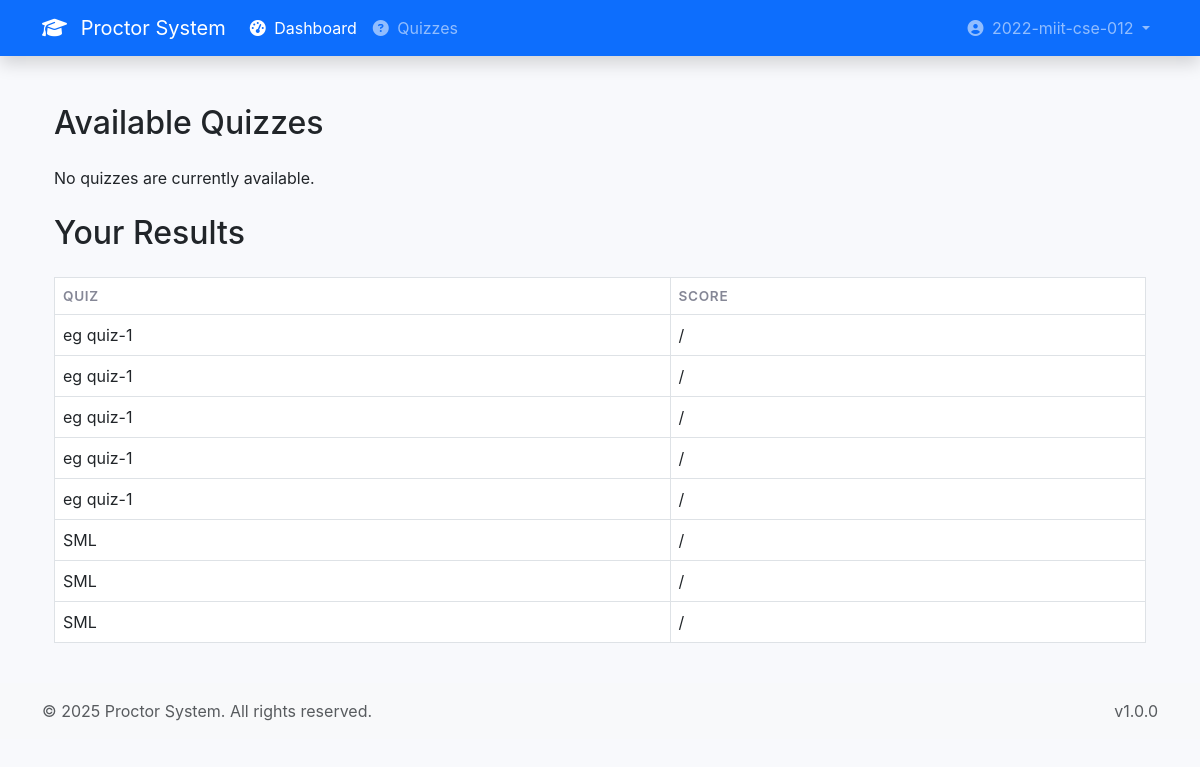
Screenshot of /student_dashboard/ (signed in) with the database file from the repository.
### proctor/models.py (models this page shows, shortened)
class StudentResponse(models.Model):
    student = models.ForeignKey(
        User,
        on_delete=models.CASCADE,
        related_name='quiz_responses',
        limit_choices_to={'groups__name': 'Students'}  # Only students can have responses
    )
    quiz = models.ForeignKey(Quiz, on_delete=models.CASCADE, related_name='responses')
    question = models.ForeignKey(Question, on_delete=models.CASCADE)
    selected_choice = models.ForeignKey(Choice, on_delete=models.CASCADE)
    submitted_at = models.DateTimeField(auto_now_add=True)
    is_correct = models.BooleanField(default=False)  # Cache whether answer was correct
    class Meta:
        unique_together = [['student', 'question']]
        indexes = [
            models.Index(fields=['student', 'quiz']),  # Better query performance
        ]

class Quiz(models.Model):
    question_count = models.IntegerField(default=0)
    created_at = models.DateTimeField(auto_now_add=True)
    title = models.CharField(max_length=200)
    description = models.TextField(blank=True, null=True)  # Added description field
    teacher = models.ForeignKey(
        User,
        on_delete=models.CASCADE,
        related_name='quizzes_created',
        limit_choices_to={'groups__name': 'Teachers'}  # Ensures only teachers can be assigned
    )
    open_time = models.DateTimeField()
    close_time = models.DateTimeField()
    time_limit = models.PositiveIntegerField(
        help_text="Time limit in minutes",
        validators=[MinValueValidator(1), MaxValueValidator(300)]  # Max 5 hours
    )
    updated_at = models.DateTimeField(auto_now=True)
    STATUS_CHOICES = [
        ('draft', 'Draft'),
        ('published', 'Published'),
        ('archived', 'Archived'),
    ]
    status = models.CharField(
        max_length=10,
        choices=STATUS_CHOICES,
        default='draft',
        db_index=True  # Better for filtering
    )
    class Meta:
        verbose_name_plural = "Quizzes"
        ordering = ['-created_at']  # Newest first by default
        constraints = [
            models.CheckConstraint(
                check=models.Q(close_time__gt=models.F('open_time')),
                name='close_time_after_open_time'
            )
        ]

### proctor/views.py (the view)
# urls.py: path('student_dashboard/', views.student_dashboard, name='student_dashboard'),
@login_required
def student_dashboard(request):
    if not is_student(request.user):
        messages.error(request, 'Access restricted to students.')
        return redirect('home')
    now = timezone.now()
    available_quizzes = Quiz.objects.filter(
        open_time__lte=now,
        close_time__gte=now,
        status='published'
    ).exclude(
        responses__student=request.user
    )
    student_responses = StudentResponse.objects.filter(student=request.user).select_related('quiz', 'question', 'selected_choice')
    return render(request, 'proctor/student_dashboard.html', {
        'available_quizzes': available_quizzes,
        'results': student_responses,
        'now': now,
    })

### proctor/views.py (called while the page is built)
def is_student(user):
    return user.groups.filter(name='Students').exists()

### proctor/templates/proctor/student_dashboard.html (shortened to what this page needs)
{% extends 'base.html' %}
{% load static %}
{% block content %}
<div class="container">
    <h2 class="my-4">Available Quizzes</h2>
    {% if available_quizzes %}
        <div class="list-group mb-5">
            {% for quiz in available_quizzes %}
                <div class="list-group-item d-flex justify-content-between align-items-center">
                    <div>
                        <h5 class="mb-1">{{ quiz.title }}</h5>
                        <small>Open: {{ quiz.open_time|date:"M d, Y H:i" }} — Close: {{ quiz.close_time|date:"M d, Y H:i" }}</small>
                    </div>
                    <a href="{% url 'take_quiz' quiz.id %}" class="btn btn-primary">Take Quiz</a>
                </div>
            {% endfor %}
        </div>
    {% else %}
        <p>No quizzes are currently available.</p>
    {% endif %}
    <h2 class="my-4">Your Results</h2>
    {% if results %}
        <table class="table table-bordered">
            <thead>
                <tr>
                    <th>Quiz</th>
                    <th>Score</th>
                </tr>
            </thead>
            <tbody>
                {% for result in results %}
                    <tr>
                        <td>{{ result.quiz.title }}</td>
                        <td>{{ result.correct }} / {{ result.total }}</td>
                    </tr>
                {% endfor %}
            </tbody>
        </table>
    {% else %}
        <p>You have not completed any quizzes yet.</p>
    {% endif %}
</div>
{% endblock %}

### templates/base.html (shortened to what this page needs)
<!DOCTYPE html>
<html lang="en">
<head>
    <link href="https://cdn.jsdelivr.net/npm/bootstrap@5.3.0/dist/css/bootstrap.min.css" rel="stylesheet">
    <link rel="stylesheet" href="https://cdnjs.cloudflare.com/ajax/libs/font-awesome/6.4.0/css/all.min.css">
</head>
<body>
{% if user.is_authenticated %}
<nav class="navbar navbar-expand-lg navbar-dark bg-primary shadow">
    <div class="container">
        <a class="navbar-brand" href="{% url 'teacher_dashboard' %}">
            <i class="fas fa-graduation-cap me-2"></i>
            Proctor System
        </a>
        <div class="collapse navbar-collapse" id="navbarNav">
            <ul class="navbar-nav me-auto">
                <li class="nav-item">
                    <a class="nav-link active" href="{% url 'teacher_dashboard' %}">
                        <i class="fas fa-tachometer-alt me-1"></i>
                        Dashboard
                    </a>
                </li>
                <li class="nav-item">
                    <a class="nav-link" href="#">
                        <i class="fas fa-question-circle me-1"></i>
                        Quizzes
                    </a>
                </li>
            </ul>
            <ul class="navbar-nav ms-auto">
                <li class="nav-item dropdown">
                    <a class="nav-link dropdown-toggle" href="#" id="userDropdown" role="button" data-bs-toggle="dropdown">
                        <i class="fas fa-user-circle me-1"></i>
                        {{ request.user.get_full_name|default:request.user.username }}
                    </a>
                </li>
            </ul>
        </div>
    </div>
</nav>
{% endif %}
<div class="container py-4">
    {% block content %}{% endblock %}
</div>
{% if user.is_authenticated %}
<footer class="footer py-3 bg-light mt-auto">
    <div class="container">
        <div class="row align-items-center">
            <div class="col-lg-6 text-lg-start text-center">
                <span class="text-muted">&copy; {% now "Y" %} Proctor System. All rights reserved.</span>
            </div>
            <div class="col-lg-6 text-lg-end text-center">
                <span class="text-muted">v1.0.0</span>
            </div>
        </div>
    </div>
</footer>
{% endif %}
</body>
</html>

### templates/base.html (style rules this page uses)
:root { --primary: #4e73df; --secondary: #858796; --success: #1cc88a; --info: #36b9cc; --warning: #f6c23e; --danger: #e74a3b; --light: #f8f9fc; --dark: #5a5c69; }
body { background-color: #f8f9fc; font-family: 'Nunito', -apple-system, BlinkMacSystemFont, 'Segoe UI', Roboto, 'Helvetica Neue', Arial, sans-serif; }
.navbar { box-shadow: 0 0.15rem 1.75rem 0 rgba(58, 59, 69, 0.15); }
.table thead th { border-top: none; font-weight: 600; text-transform: uppercase; font-size: 0.85rem; letter-spacing: 0.05em; color: var(--secondary); }

### rows the page displays
StudentResponse: quiz "eg quiz-1"
StudentResponse: quiz "eg quiz-1"
StudentResponse: quiz "eg quiz-1"
StudentResponse: quiz "eg quiz-1"
StudentResponse: quiz "eg quiz-1"
StudentResponse: quiz "SML"
StudentResponse: quiz "SML"
StudentResponse: quiz "SML"

### other values shown
{{ request.user.get_full_name|default:request.user.username }} "2022-miit-cse-012"
